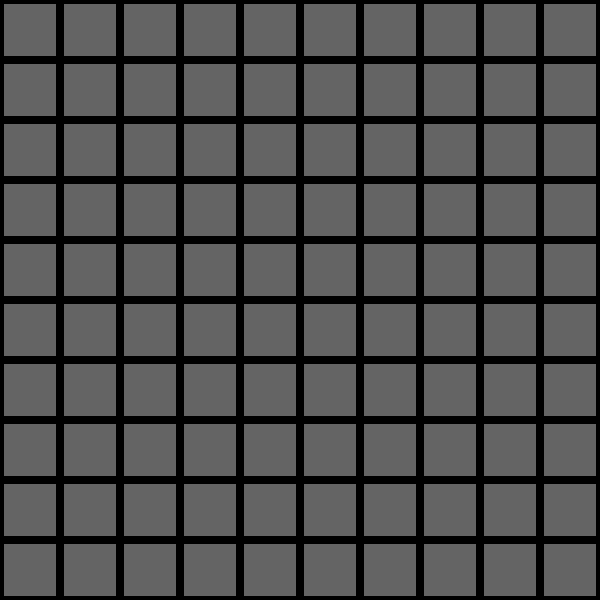
Frame 1 (no input)
Frame 60 (no input): identical to frame 1, image omitted
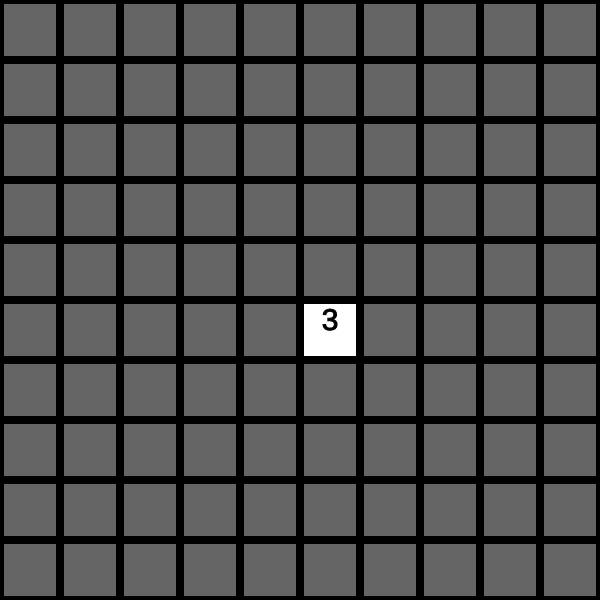
Frame 120 (the mouse pressed at the canvas centre since frame 60)

The p5.js sketch that drew these frames (run headless with seeded random() and noise() and a simulated clock; from frame 60 on, the mouse is pressed at the canvas centre):

// p5.js sketch
// ── sketch.js


var board;

function setup() 
{
	createCanvas(600,600);
	board =  new Board();
}

function draw() 
{
	board.display();
}


function mouseDragged()
{
	fill(255,0,0);
	noStroke();
	ellipse(mouseX,mouseY,10,10);
}

function mousePressed()
{
	var t = board.getij(mouseX,mouseY);
	board.eval(t[0],t[1]);
}


function keyPressed()
{

	if(keyCode === LEFT_ARROW)
	{
		board.displayAll();
	}

	else if(keyCode === RIGHT_ARROW)
	{
		board.solveOne();
	}

	else if(keyCode === UP_ARROW)
	{
		print(board.getij(mouseX,mouseY));
	}

	else if(keyCode === DOWN_ARROW)
	{

	}
}
// ── board.js


function Board()
{
	this.no = 10;
	this.boxWidth = width/this.no;
	this.boxHeight = height/this.no;
	this.gameOn = true;

	this.area = [];

	for(var i = 0 ; i < this.no ; i++)
	{
		this.area[i] = [];
		for(var j = 0 ; j < this.no ; j++)
		{
			this.area[i][j] = [];
			this.area[i][j][0] = false;  //////// 0 - display   1 - no of bombs 2 - bomb val
			this.area[i][j][1] = 0;     // i,j,1 -1 implies bomb
			this.area[i][j][2] = false; //bomb explored
			if(random() < 0.1)
			{
				this.area[i][j][1] = -1;
			}
		}
	}

	for(var i = 0 ; i < this.no ; i++)
	{
		for(var j = 0 ; j < this.no ; j++)
		{
			var t = 0;
			if(this.area[i][j][1] == -1)
			{
				continue;
			}
			for(var p = -1 ; p < 2;p++)
			{
				for(var q = -1 ; q < 2;q++)
				{
					try
					{
						this.area[i + p][j + q][1];
					}
					catch(err)
					{
						continue;
					}
					// print(i + p,j + q);
					if(this.area[i + p][j + q][1] == -1)
					{
						t = t + 1;
					}
				}
			}
			this.area[i][j][1] = t;
		}
	}


	this.display = function()
	{
		for(var i = 0 ; i < this.no ; i++)
		{
			for(var j = 0 ; j < this.no ; j++)
			{
				if(this.area[i][j][0])
				{
					fill(255);
					stroke(0);
					strokeWeight(8);
					rect(i*this.boxWidth,j*this.boxHeight,this.boxWidth,this.boxHeight);				
					
					if(this.area[i][j][1] != 0)
					{

						fill(0);
						strokeWeight(1);
						textSize(this.boxWidth/2);
						textAlign(CENTER);
						text(this.area[i][j][1],(i + 0.5)*this.boxWidth,(j + 0.5)*this.boxHeight);
					}
				}

				else
				{
					if(this.area[i][j][2])
					{
						fill(255,0,0);
					}
					else
					{
						fill(100);
					}
					stroke(0);
					strokeWeight(8);
					rect(i*this.boxWidth,j*this.boxHeight,this.boxWidth,this.boxHeight);
				}
			}
		}
	}

	this.displayAll = function()
	{
		for(var i = 0 ; i < this.no ; i++)
		{
			for(var j = 0 ; j < this.no ; j++)
			{
				this.area[i][j][0] = true;
			}
		}
	}


	this.eval = function(i,j)
	{
		this.area[i][j][0] = true;
		if(this.gameOn == false)
		{
			print("GameOver");
			return ;
		}

		if(this.area[i][j][1] == -1)
		{
			this.gameOn = false;
			return ;
		}

		if(this.area[i][j][1] == 0)
		{
			for(var p = -1 ; p < 2;p++)
			{
				for(var q = -1 ; q < 2;q++)
				{
					try
					{
						this.area[i + p][j + q][1];
					}
					catch(err)
					{
						continue;
					}
					if(this.area[i + p][j + q][0] == false)
					{
						this.eval(i + p,j + q);
					}
				}
			}
		}
	}

	this.getij = function(x,y)
	{
		return [int(x/this.boxWidth),int(y/this.boxHeight)];
	}

 	this.solveOne = function()
 	{
 		if(this.gameOn == false)
		{
			print("GameOver");
			fill(0,100,100);
			strokeWeight(15);
			textSize(width/10);
			textAlign(CENTER);
			text("Over",0 + width/2,0 + height/2);
			noLoop();
			return ;
		}
 		var s = true;
 		//--------GET BOMBS-------------
 		for(var i = 0 ; i < this.no ; i++)
		{
			for(var j = 0 ; j < this.no ; j++)
			{
				var t = 0;
				if(this.area[i][j][0] == false)
				{
					continue;
				}
				for(var p = -1 ; p < 2;p++)
				{
					for(var q = -1 ; q < 2;q++)
					{
						try
						{
							this.area[i + p][j + q][1];
						}
						catch(err)
						{
							continue;
						}
						if(p == 0 && q == 0)
						{
							continue;
						}
						if(this.area[i + p][j + q][0] == false)
						{
							t = t + 1;
						}
					}
				}
				if(t == this.area[i][j][1] && t != 0)
				{
					// print(i,j);
					for(var p = -1 ; p < 2;p++)
					{
						for(var q = -1 ; q < 2;q++)
						{
							try
							{
								this.area[i + p][j + q][1];
							}
							catch(err)
							{
								continue;
							}
							if(p == 0 && q == 0)
							{
								continue;
							}
							if(this.area[i + p][j + q][0] == false)
							{
								this.area[i + p][j + q][2] = true;
							}
						}
					}
				}
			}
		}
		//-----EXPLORE SPACE---------
		for(var i = 0 ; i < this.no ; i++)
		{
			for(var j = 0 ; j < this.no ; j++)
			{
				var t = 0;
				var r = 0;
				if(this.area[i][j][0] == false)
				{
					continue;
				}
				for(var p = -1 ; p < 2;p++)
				{
					for(var q = -1 ; q < 2;q++)
					{
						try
						{
							this.area[i + p][j + q][1];
						}
						catch(err)
						{
							continue;
						}
						if(p == 0 && q == 0)
						{
							continue;
						}
						if(this.area[i + p][j + q][2] == true)
						{
							t = t + 1;
						}
						if(this.area[i + p][j + q][0] == false)
						{
							r = r + 1;
						}
					}
				}
				if(t == this.area[i][j][1] && t < r)
				{
					for(var p = -1 ; p < 2;p++)
					{
						for(var q = -1 ; q < 2;q++)
						{
							try
							{
								this.area[i + p][j + q][1];
							}
							catch(err)
							{
								continue;
							}
							if(p == 0 && q == 0)
							{
								continue;
							}
							if(this.area[i + p][j + q][0] == false && this.area[i + p][j + q][2] == false)
							{
								this.eval(i + p,j + q);
								s = false;
								break;
							}
						}
					}
				}
			}
		}
		if(s)
		{
			var t = [];
			for(var i = 0 ; i < this.no ; i++)
			{
				for(var j = 0 ; j < this.no ; j++)
				{
					if(this.area[i][j][0] == false && this.area[i][j][2] == false)
					{
						t.push([i,j]);
					}
				}
			}

			if(t.length == 0)
			{
				print("You Won");
				fill(0,100,200);
				strokeWeight(5);
				textSize(width/10);
				textAlign(CENTER);
				text("Victory",0 + width/2,0 + height/2);
				noLoop();
				return;
			}

			var k = random(t);
			this.eval(k[0],k[1]);
		}
	}

	// this.solveIJ = function(i,j)
	// {

	// }
}
